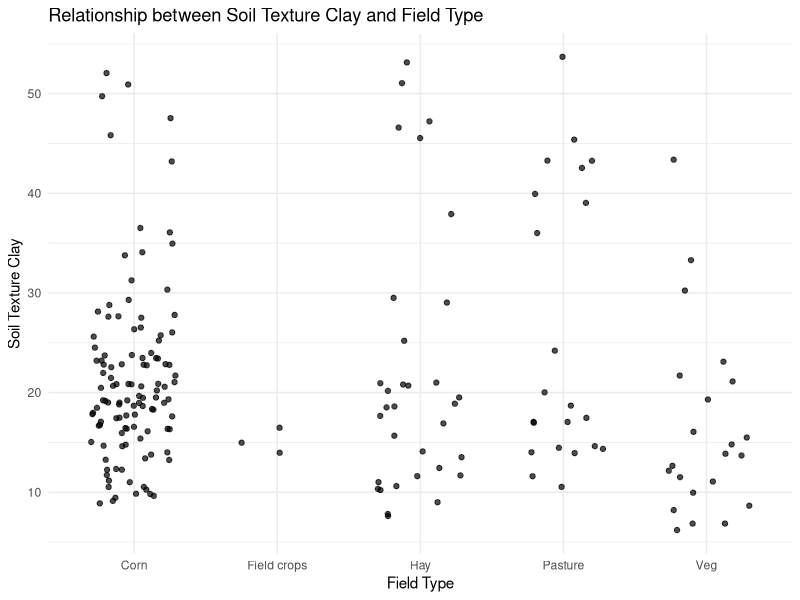
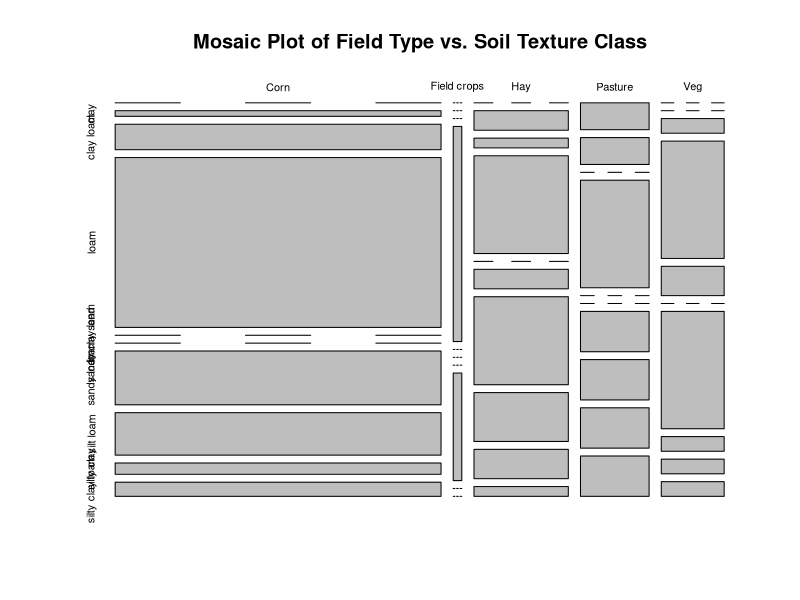
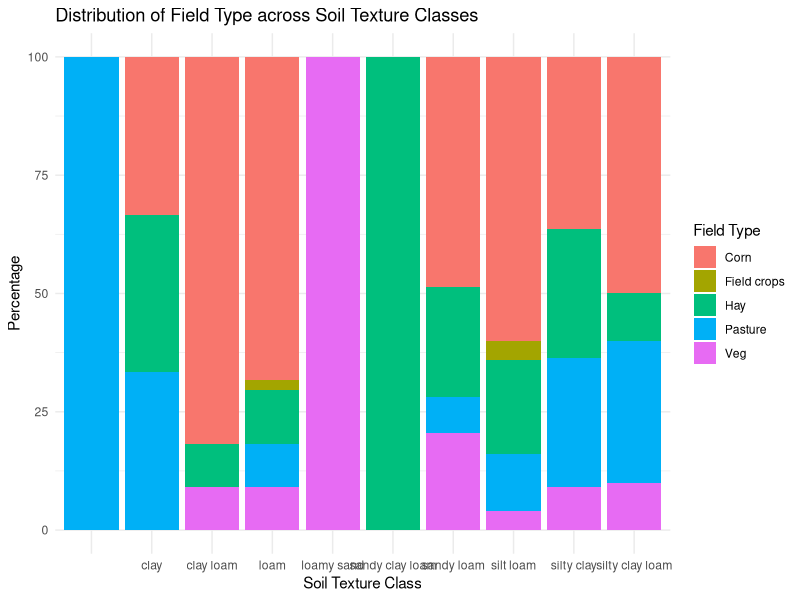
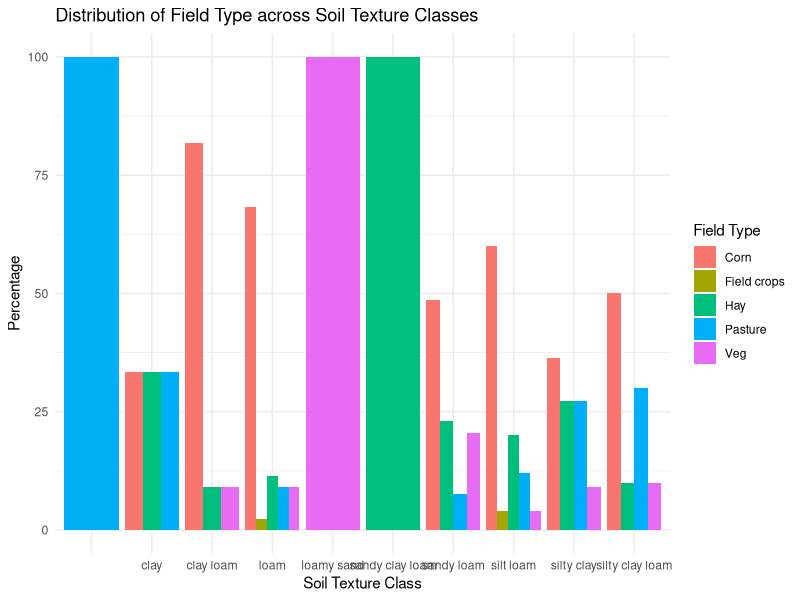
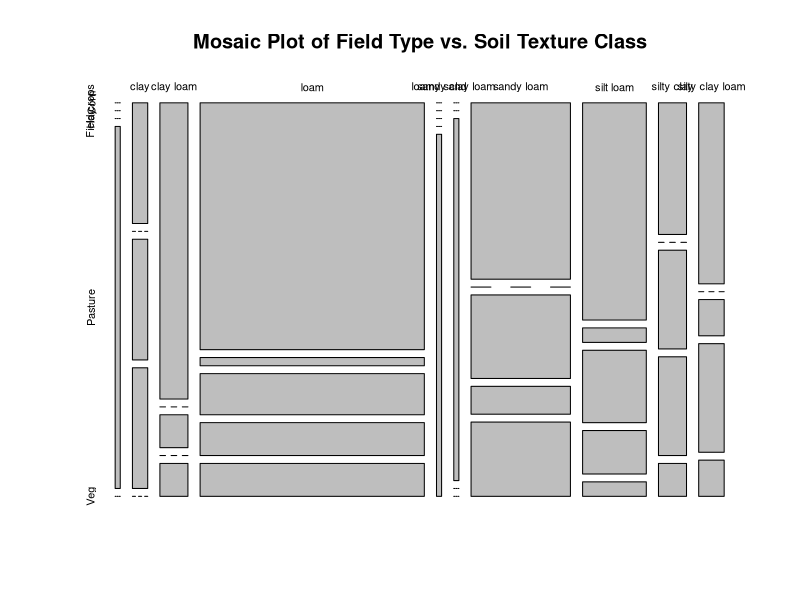

Write R code to recreate these figures, in order. (Note: this script raises an error after producing the figures.)
#Analyzing data and building linear models with mgPOM as response variable

#setwd("/Users/f003833/Documents/GitHub/FracFarmVT") #caitlin
setwd("C:/Users/F004SPC/Documents/GitHub/FracFarmVT") #erin

#load your libraries
library(tidyverse)
library(ggplot2)
library(dplyr)
library(corrplot)
library(emmeans)
library(nlme)
library(ggeffects)
library (gmodels)
library(reshape2)

##call in the analytical data
data <- read.csv("data.csv")
View(data)

# test for differences in OM for field types

# Perform ANOVA
anova_result <- aov(OM30 ~ Type.x, data = data)

# Summary of ANOVA
summary(anova_result)

# Conduct post-hoc tests using Tukey's HSD test for pairwise comparisons
posthoc <- emmeans(anova_result, ~ Type.x)

# Print pairwise comparisons
print(posthoc, type = "compact")

# Use table() function to count occurrences of each field type
type_counts <- table(data$Type.x)

# Print the counts
print(type_counts)


# Example ANOVA
anova_model <- aov(soil_texture_clay ~ Type.x, data = data)

# Summary of ANOVA
summary(anova_model)

# Example linear regression
lm_model <- lm(soil_texture_clay ~ Type.x, data = data)

# Summary of linear regression
summary(lm_model)

# Example Tukey's HSD test for post-hoc analysis
tukey_test <- TukeyHSD(anova_model)

# View Tukey's HSD test results
print(tukey_test)

# test for differences in soil texture class for field types
#all CIs overlap indicatin no sigficant difference
# Perform ANOVA
anova_result <- aov(soil_texture_clay ~ Type.x, data = data)
# Summary of ANOVA
summary(anova_result)
# Conduct post-hoc tests using Tukey's HSD test for pairwise comparisons
posthoc <- emmeans(anova_result, ~ Type.x)
# Print pairwise comparisons
print(posthoc, type = "compact")


# Example scatter plot with jitter
ggplot(data, aes(x = Type.x, y = soil_texture_clay)) +
  geom_jitter(width = 0.3, height = 0, alpha = 0.7) +
  labs(x = "Field Type", y = "Soil Texture Clay") +
  ggtitle("Relationship between Soil Texture Clay and Field Type") +
  theme_minimal()

# Example contingency table
cont_table <- table(data$Type.x, data$soil_texture_class)

# View the contingency table
cont_table
# Load necessary library
library(vcd)  # For mosaic plot

# Example mosaic plot
mosaicplot(cont_table, main = "Mosaic Plot of Field Type vs. Soil Texture Class")

# Summarize the data by soil_texture_class and Type.x
summary_data <- data %>%
  group_by(soil_texture_class, Type.x) %>%
  summarise(count = n()) %>%
  mutate(percent = count / sum(count) * 100)  # Calculate percentage within each soil_texture_class

# Plot stacked bar plot
library(ggplot2)
ggplot(summary_data, aes(x = soil_texture_class, y = percent, fill = Type.x)) +
  geom_bar(stat = "identity", position = "stack") +
  labs(x = "Soil Texture Class", y = "Percentage", fill = "Field Type") +
  ggtitle("Distribution of Field Type across Soil Texture Classes") +
  theme_minimal()

# Plot grouped bar plot
ggplot(summary_data, aes(x = soil_texture_class, y = percent, fill = Type.x)) +
  geom_bar(stat = "identity", position = "dodge") +
  labs(x = "Soil Texture Class", y = "Percentage", fill = "Field Type") +
  ggtitle("Distribution of Field Type across Soil Texture Classes") +
  theme_minimal()

# Example of performing chi-square test
cont_table <- table(data$soil_texture_class, data$Type.x)
chi_square_test <- chisq.test(cont_table)

# View the contingency table
print(cont_table)

# View the chi-square test results
print(chi_square_test)

# Perform chi-square test
cont_table <- table(data$soil_texture_class, data$Type.x)
chi_square_test <- chisq.test(cont_table)

# Residual analysis
residuals <- residuals(chi_square_test)

# View residuals
print(residuals)

# Compute adjusted residuals
adjusted_res <- chisq.test(cont_table)$residuals

# View adjusted residuals
print(adjusted_res)

# Example of mosaic plot
library(vcd)
mosaicplot(cont_table, main = "Mosaic Plot of Field Type vs. Soil Texture Class")

# Use table() function to count occurrences of each field type
type_counts <- table(data$Type.x)

# Print the counts
print(type_counts)


# Create a contingency table
contingency_table <- table(data$Type.x, data$soil_texture_class)

# Print the contingency table
print(contingency_table)

# Perform chi-square test of independence
chi2_test <- chisq.test(contingency_table)

# Print the chi-square test results
print(chi2_test)

# chi test shows that this is a significant association between field trye and soil texture class

# Create a contingency table
contingency_table <- table(data$Type.x, data$soil_texture_class)

# Convert contingency table to data frame for plotting
contingency_df <- as.data.frame.matrix(contingency_table)

# Reshape data for plotting (optional, depending on how you want to visualize)

contingency_melted <- melt(contingency_df)

# Plot clustered bar plot
ggplot(contingency_melted, aes(x = soil_texture_class, y = value, fill = Type.x)) +
  geom_bar(stat = "identity", position = "dodge") +
  labs(x = "Soil Texture Class", y = "Count") +
  ggtitle("Distribution of Field Types by Soil Texture") +
  theme_minimal()

library(gplots)
# Plot heatmap of contingency table
heatmap.2(as.matrix(contingency_table),
          trace = "none",
          col = heat.colors(length(unique(data$Type.x))),
          dendrogram = "row",
          main = "Association between Field Type and Soil Texture",
          xlab = "Soil Texture Class",
          ylab = "Field Type")

#soil health regression

# Perform linear regression
regression_model <- lm(mgCpergSoilP ~ overall.score, data = data)

# Summarize the regression model
summary(regression_model)

# Create a plot with the regression line
ggplot(data, aes(x = overall.score, y = mgCpergSoilP)) +
  geom_point() +
  geom_smooth(method = "lm", col = "blue") +
  labs(title = "Linear Regression of mgCpergSoilP on overall.score",
       x = "Overall Score",
       y = "mgC per g Soil P") +
  theme_minimal()

#Correlation plot
cordata <- cor(data[,c("mgCpergSoilP","overall.score","mgCpergSoilM","logitpropM")], use="pairwise.complete.obs", method="pearson")
corrplot(cordata)
cordata

#view na for ph: Z1, Z2 are truly NA
missing_ph <- subset(data, is.na(ph) | ph == "")
missing_field_codes <- missing_ph$Field_Code
print(missing_field_codes)

missing_mgCpergSoilP <- subset(data, is.na(mgCpergSoilP) | mgCpergSoilP == "")
missing_field_codes <- missing_mgCpergSoilP$Field_Code
print(missing_field_codes)

#First, graphically explore relationships among independent variables to look for interactions


data <- data %>% 
  mutate(claycategory=cut(soil_texture_clay, breaks=c(-Inf, 14, 24, Inf), labels=c("low","med", "high")))

ggplot(data=data, aes(x=tmeanC, y=mgCpergSoilP, col=soil_texture_clay))+ 
  geom_point()+
  geom_smooth(method=lm)+
  facet_wrap(~ claycategory, ncol=1, scales="free_x")

data <- data %>% 
  mutate(claycategory=cut(soil_texture_clay, breaks=c(-Inf, 14, 24, Inf), labels=c("low","med", "high")))

ggplot(data=data, aes(x=ppt.cm, y=mgCpergSoilP, col=soil_texture_clay))+ 
  geom_point()+
  geom_smooth(method=lm)+
  facet_wrap(~ claycategory, ncol=1, scales="free_x")

data <- data %>% 
  mutate(claycategory=cut(soil_texture_clay, breaks=c(-Inf, 14, 24, Inf), labels=c("low","med", "high")))

ggplot(data=data, aes(x=ph, y=mgCpergSoilP, col=soil_texture_clay))+ 
  geom_point()+
  geom_smooth(method=lm)+
  facet_wrap(~ claycategory, ncol=1, scales="free_x")

data <- data %>% 
  mutate(claycategory=cut(soil_texture_clay, breaks=c(-Inf, 14, 24, Inf), labels=c("low","med", "high")))

ggplot(data=data, aes(x=aggregate_stability, y=mgCpergSoilP, col=soil_texture_clay))+ 
  geom_point()+
  geom_smooth(method=lm)+
  facet_wrap(~ claycategory, ncol=1, scales="free_x")

data <- data %>% 
  mutate(claycategory=cut(soil_texture_clay, breaks=c(-Inf, 14, 24, Inf), labels=c("low","med", "high")))

ggplot(data=data, aes(x=active_carbon, y=mgCpergSoilP, col=soil_texture_clay))+ 
  geom_point()+
  geom_smooth(method=lm)+
  facet_wrap(~ claycategory, ncol=1, scales="free_x")

#more interactions with ph
summary(data$ph)

data <- data %>% 
  mutate(phcategory=cut(ph, breaks=c(-Inf,6,7, Inf), labels=c("low","med","high")))

ggplot(data=data, aes(x=tmeanC, y=mgCpergSoilP, col=ph))+ 
  geom_point()+
  geom_smooth(method=lm)+
  facet_wrap(~ phcategory, ncol=1, scales="free_x")

data <- data %>% 
  mutate(phcategory=cut(ph, breaks=c(-Inf,6,7, Inf), labels=c("low","med","high")))

ggplot(data=data, aes(x=ppt.cm, y=mgCpergSoilP, col=ph))+ 
  geom_point()+
  geom_smooth(method=lm)+
  facet_wrap(~ phcategory, ncol=1, scales="free_x")

data <- data %>% 
  mutate(phcategory=cut(ph, breaks=c(-Inf,6,7, Inf), labels=c("low","med","high")))

ggplot(data=data, aes(x=aggregate_stability, y=mgCpergSoilP, col=ph))+ 
  geom_point()+
  geom_smooth(method=lm)+
  facet_wrap(~ phcategory, ncol=1, scales="free_x")

data <- data %>% 
  mutate(phcategory=cut(ph, breaks=c(-Inf,6,7, Inf), labels=c("low","med","high")))

ggplot(data=data, aes(x=soil_texture_clay, y=mgCpergSoilP, col=ph))+ 
  geom_point()+
  geom_smooth(method=lm)+
  facet_wrap(~ phcategory, ncol=1, scales="free_x")

data <- data %>% 
  mutate(phcategory=cut(ph, breaks=c(-Inf,6,7, Inf), labels=c("low","med","high")))

ggplot(data=data, aes(x=active_carbon, y=mgCpergSoilP, col=ph))+ 
  geom_point()+
  geom_smooth(method=lm)+
  facet_wrap(~ phcategory, ncol=1, scales="free_x")

#interactions with ppt

data <- data %>% 
  mutate(pptcategory=cut(ppt.cm, breaks=c(-Inf,101.4, 110.0, Inf), labels=c("low","med","high")))

ggplot(data=data, aes(x=tmeanC, y=mgCpergSoilP, col=ppt.cm))+ 
  geom_point()+
  geom_smooth(method=lm)+
  facet_wrap(~ pptcategory, ncol=1, scales="free_x")


data <- data %>% 
  mutate(pptcategory=cut(ppt.cm, breaks=c(-Inf,101.4, 110.0, Inf), labels=c("low","med","high")))

ggplot(data=data, aes(x=aggregate_stability, y=mgCpergSoilP, col=ppt.cm))+ 
  geom_point()+
  geom_smooth(method=lm)+
  facet_wrap(~ pptcategory, ncol=1, scales="free_x")

summary(data$ppt.cm)
data <- data %>% 
  mutate(pptcategory=cut(ppt.cm, breaks=c(-Inf,101.4, 110.0, Inf), labels=c("low","med","high")))

ggplot(data=data, aes(x=tmeanC, y=mgCpergSoilP, col=ppt.cm))+ 
  geom_point()+
  geom_smooth(method=lm)+
  facet_wrap(~ pptcategory, ncol=1, scales="free_x")


data <- data %>% 
  mutate(pptcategory=cut(ppt.cm, breaks=c(-Inf,101.4, 110.0, Inf), labels=c("low","med","high")))

ggplot(data=data, aes(x=active_carbon, y=mgCpergSoilP, col=ppt.cm))+ 
  geom_point()+
  geom_smooth(method=lm)+
  facet_wrap(~ pptcategory, ncol=1, scales="free_x")

#interactions with aggregate stability
summary(data$aggregate_stability)

data <- data %>% 
  mutate(agStcategory=cut(aggregate_stability, breaks=c(-Inf,29.3, 65.6, Inf), labels=c("low","med","high")))

ggplot(data=data, aes(x=ph, y=mgCpergSoilP, col=aggregate_stability))+ 
  geom_point()+
  geom_smooth(method=lm)+
  facet_wrap(~ agStcategory, ncol=1, scales="free_x")

data <- data %>% 
  mutate(agStcategory=cut(aggregate_stability, breaks=c(-Inf,29.3, 65.6, Inf), labels=c("low","med","high")))

ggplot(data=data, aes(x=ppt.cm, y=mgCpergSoilP, col=aggregate_stability))+ 
  geom_point()+
  geom_smooth(method=lm)+
  facet_wrap(~ agStcategory, ncol=1, scales="free_x")

data <- data %>% 
  mutate(agStcategory=cut(aggregate_stability, breaks=c(-Inf,29.3, 65.6, Inf), labels=c("low","med","high")))

ggplot(data=data, aes(x=tmeanC, y=mgCpergSoilP, col=aggregate_stability))+ 
  geom_point()+
  geom_smooth(method=lm)+
  facet_wrap(~ agStcategory, ncol=1, scales="free_x")

data <- data %>% 
  mutate(agStcategory=cut(aggregate_stability, breaks=c(-Inf,29.3, 65.6, Inf), labels=c("low","med","high")))

ggplot(data=data, aes(x=soil_texture_clay, y=mgCpergSoilP, col=aggregate_stability))+ 
  geom_point()+
  geom_smooth(method=lm)+
  facet_wrap(~ agStcategory, ncol=1, scales="free_x")

data <- data %>% 
  mutate(agStcategory=cut(aggregate_stability, breaks=c(-Inf,29.3, 65.6, Inf), labels=c("low","med","high")))

ggplot(data=data, aes(x=active_carbon, y=mgCpergSoilP, col=aggregate_stability))+ 
  geom_point()+
  geom_smooth(method=lm)+
  facet_wrap(~ agStcategory, ncol=1, scales="free_x")

#tmeanC and active carbon
summary(data$tmeanC)

data <- data %>% 
  mutate(tmeanCcategory=cut(tmeanC, breaks=c(-Inf,6.8, 7.6, Inf), labels=c("low","med","high")))

ggplot(data=data, aes(x=active_carbon, y=mgCpergSoilP, col=tmeanC))+ 
  geom_point()+
  geom_smooth(method=lm)+
  facet_wrap(~ tmeanCcategory, ncol=1, scales="free_x")

#Models
#Correlation plot
cordata <- cor(data[,c("mgCpergSoilP","ph","ppt.cm","tmeanC","aggregate_stability","soil_texture_clay","active_carbon")], use="pairwise.complete.obs", method="pearson")
corrplot(cordata)

##Linear Mixed Model for dependent variable (mgCpergSoilP)
#test without random effect, because only one value per field

m1P=gls(mgCpergSoilP~ppt.cm*tmeanC+soil_texture_clay+
          aggregate_stability+active_carbon+ 
          ph, data=data, na.action=na.exclude, method="ML")
summary(m1P)

m2P=gls(mgCpergSoilP~ppt.cm*tmeanC+soil_texture_clay+
          +aggregate_stability+active_carbon, data=data, na.action=na.exclude, method="ML")
summary(m2P)
anova(m1P, m2P)

m3P=gls(mgCpergSoilP~ppt.cm*tmeanC
           +aggregate_stability+active_carbon 
        , data=data, na.action=na.exclude, method="ML")
summary(m3P)
anova(m2P,m3P)
anova(m3P)

n <- nobs(m3P)
print(n)


# Perform ANOVA on the model
anova_result <- anova(m3P)

# Print the ANOVA table
print(anova_result)

# Extract the degrees of freedom for each variable
num_df <- anova_result$"numDF"  # Numerator degrees of freedom
den_df <- anova_result$"denDF"  # Denominator degrees of freedom

# Print the degrees of freedom
print(num_df)
print(den_df)

#pseudo R squared calculation (fit between model predicted data and actual data)
data$mgCpergSoilP.pred=as.vector(fitted(m3P))
R4=lm(mgCpergSoilP~mgCpergSoilP.pred, data=data, na.action=na.omit)
summary(R4) #r2=.4825

#check assumptions, distrubution of residuals
#final model should use REML
m3P=gls(mgCpergSoilP~ppt.cm*tmeanC
        +aggregate_stability+active_carbon,
        data=data, na.action=na.exclude, method="REML") 
summary(m3P)

F_Final <- fitted(m3P)
R_Final <- residuals(m3P, type = "pearson", scaled = TRUE)
N = !is.na(data$mgCpergSoilP)
Rfull <- NA
Rfull[N] <- R_Final
op <- par(mfrow = c(2,2), mar = c(5,4,1,1))  
plot(F_Final, R_Final)
hist(Rfull)
plot(Rfull ~ data$aggregate_stability)
plot(Rfull ~ data$soil_texture_clay)
plot(Rfull ~ data$active_carbon)
plot(Rfull ~ data$tmeanC)
plot(Rfull ~ data$ppt.cm)
plot(Rfull ~ data$ph)
par(op)

#partial residuals to test that the relationship is linear
#do these for each of the significant predictors (do green and red lines match?)

op <- par(mfrow = c(2,2), mar = c(5,4,1,1)) #this makes it so all the graphs are plotted in the same window (a 2 x 2 grid)

ppt.cm.c <- summary(m3P)$coefficients[2] #predictor coefficient
ppt.cm.pr <- Rfull + ppt.cm.c*data$ppt.cm  #Residuals + pred coef * predictor value
{scatter.smooth(data$ppt.cm, ppt.cm.pr, 
                lpars = list(col = "green", lwd = 3, lty = 3)) #residual loess
  abline(lm(ppt.cm.c*data$ppt.cm ~ data$ppt.cm), col = "red")} 

soil_texture_clay.c <- summary(m3P)$coefficients[3] #predictor coefficient
soil_texture_clay.pr <- Rfull + soil_texture_clay.c*data$soil_texture_clay  #Residuals + pred coef * predictor value
{scatter.smooth(data$soil_texture_clay, soil_texture_clay.pr, 
                lpars = list(col = "green", lwd = 3, lty = 3)) #residual loess
  abline(lm(soil_texture_clay.c*data$soil_texture_clay ~ data$soil_texture_clay), col = "red")} 

aggregate_stability.c <- summary(m3P)$coefficients[5] #predictor coefficient
aggregate_stability.pr <- Rfull + aggregate_stability.c*data$aggregate_stability  #Residuals + pred coef * predictor value
{scatter.smooth(data$aggregate_stability, aggregate_stability.pr, 
                lpars = list(col = "green", lwd = 3, lty = 3)) #residual loess
  abline(lm(aggregate_stability.c*data$aggregate_stability ~ data$aggregate_stability), col = "red")} 

active_carbon.c <- summary(m3P)$coefficients[6] #predictor coefficient
active_carbon.pr <- Rfull + active_carbon.c*data$active_carbon  #Residuals + pred coef * predictor value
{scatter.smooth(data$active_carbon, active_carbon.pr, 
                lpars = list(col = "green", lwd = 3, lty = 3)) #residual loess
  abline(lm(active_carbon.c*data$active_carbon ~ data$active_carbon), col = "red")} 

par(op)

#Visualize significant relationships

#own_theme below sets ggplot parameters for how plots should look. 
own_theme <- theme_bw(base_size = 11) +
  theme(rect = element_blank(),
        axis.ticks = element_line(color = "black"),
        axis.text = element_text(color = "black"),
        axis.line = element_line(color = "black"),
        panel.grid.minor = element_blank())

#ppt and tmeanC, option 1
summary(data$ppt.cm)
summary(data$tmeanC)

pred_pptC <- ggpredict(m3P, terms = c("ppt.cm", "tmeanC[6.8,7.5]"))
pred_pptC$tmean_group <- pred_pptC$group
levels(pred_pptC$tmean_group) <- c("low (4.5-7.2)",  
                                   "high (7.2-8.6)")
data <- data %>%
  drop_na(tmeanC) %>% 
  dplyr::mutate(tmean_group = cut(tmeanC, breaks = c(4.5,7.2,8.6)))

levels(data$tmean_group) <- c("low (4.5-7.2)",  
                              "high (7.2-8.6)")

mgPOM_pptC <-data %>% 
  ggplot() +
  geom_point(aes(x = ppt.cm, y = mgCpergSoilP, col = tmean_group), #plot your data
             size = 1.5, alpha = 0.5) +
  geom_line(pred_pptC, mapping = aes(x=x, y=predicted, col = tmean_group), #plot the model's prediction (based on linear )
            lwd = 1) +
  own_theme+
  #theme(legend.position = "none") +
  scale_y_continuous(expression("mg C in POM per g soil")) +
  scale_x_continuous(expression("Mean Annual Precipitation (cm)"),
                     label = scales::comma) +
  scale_color_manual(values = c("blue", "red")) # adjust colors if needed

mgPOM_pptC

ggsave("mgPOM_ppt_tmeanC.jpeg", width = 4, height = 3)


#ppt and tmeanC, option 2
summary(data$ppt.cm)
pred_tmeanppt <- ggpredict(m3P, terms = c("tmeanC","ppt.cm[101,110]"))
pred_tmeanppt$ppt_group <- pred_tmeanppt$group
levels(pred_tmeanppt$ppt_group) <- c("low (92-104)",  
                                   "high (104-142)")

data <- data %>%
  drop_na(ppt.cm) %>% 
   dplyr::mutate(ppt_group = cut(ppt.cm, breaks = c(92,104,142)))

 levels(data$ppt_group) <- c("low (92-104)",  
                            "high (104-142)")
 mgPOM_tmeanppt <-data %>% 
   ggplot() +
   geom_point(aes(x = tmeanC, y = mgCpergSoilP, col = ppt_group), #plot your data
              size = 1.5, alpha = 0.5) +
   geom_line(pred_tmeanppt, mapping = aes(x=x, y=predicted, col = ppt_group), #plot the model's prediction (based on linear )
             lwd = 1) +
   own_theme+
   #theme(legend.position = "none") +
   scale_y_continuous(expression("mg C in POM per g soil")) +
   scale_x_continuous(expression("Mean Annual Temperature(C)"),
                      label = scales::comma) +
   scale_color_manual(values = c("blue", "red")) # adjust colors if needed
 
 mgPOM_tmeanppt

#for agg stability 
pred_aggregate_stability <- ggpredict(m3P, terms = c("aggregate_stability"))
mgPOM_aggregate_stability <-data %>% 
  ggplot() +
  geom_point(aes(x = aggregate_stability, y = mgCpergSoilP), #plot your data
             size = 1.5, alpha = 0.5) +
  geom_line(pred_aggregate_stability, mapping = aes(x=x, y=predicted), #plot the model's prediction (based on linear )
            lwd = 1) +
  own_theme+
  theme(legend.position = "none") +
  scale_y_continuous(expression("mg C in POM per g soil"))+
  scale_x_continuous(expression("aggregate stability"),
                     label = scales::comma) 

mgPOM_aggregate_stability
ggsave("mgPOM_aggregate_stability.jpeg", width = 4, height = 3)

#Active Carbon
pred_active_carbon <- ggpredict(m3P, terms = c("active_carbon"))
mgPOM_active_carbon <-data %>% 
  ggplot() +
  geom_point(aes(x = active_carbon, y = mgCpergSoilP), #plot your data
             size = 1.5, alpha = 0.5) +
  geom_line(pred_active_carbon, mapping = aes(x=x, y=predicted), #plot the model's prediction (based on linear )
            lwd = 1) +
  own_theme+
  theme(legend.position = "none") +
  scale_y_continuous(expression("mg C in POM per g soil"))+
  scale_x_continuous(expression("active carbon"),
                     label = scales::comma) 

mgPOM_active_carbon

#ppt on own
pred_ppt <- ggpredict(m3P, terms = c("ppt.cm"))
mgPOM_ppt <-data %>% 
  ggplot() +
  geom_point(aes(x = ppt.cm, y = mgCpergSoilP), #plot your data
             size = 1.5, alpha = 0.5) +
  geom_line(pred_ppt, mapping = aes(x=x, y=predicted), #plot the model's prediction (based on linear )
            lwd = 1) +
  own_theme+
  theme(legend.position = "none") +
  scale_y_continuous(expression("mg C in POM per g soil"))+
  scale_x_continuous(expression("mean annual precipitation (cm)"),
                     label = scales::comma) 

mgPOM_ppt

#tmeanC on own
pred_temp <- ggpredict(m3P, terms = c("tmeanC"))
mgPOM_temp <-data %>% 
  ggplot() +
  geom_point(aes(x = tmeanC, y = mgCpergSoilP), #plot your data
             size = 1.5, alpha = 0.5) +
  geom_line(pred_temp, mapping = aes(x=x, y=predicted), #plot the model's prediction (based on linear )
            lwd = 1) +
  own_theme+
  theme(legend.position = "none") +
  scale_y_continuous(expression("mg C in POM per g soil"))+
  scale_x_continuous(expression("mean annual temperature (C)"),
                     label = scales::comma) 

mgPOM_temp


# Create a violin plot with individual data points
ggplot(data, aes(x = Type.x, y = mgCpergSoilP)) +
  geom_violin(trim = FALSE, fill = "lightblue") +  # Create the violin plot
  geom_jitter(width = 0.2, size = 1, color = "darkblue") +  # Add jittered points
  labs(title = "Distribution of mg POM by Field Type",
       x = "Field Type",
       y = "mgC per g Soil POM") +
  theme_minimal()  # Apply a minimal theme for a clean look   

# Create a violin plot with individual data points and mean line
ggplot(data, aes(x = Type.x, y = mgCpergSoilP, color = Type.x, fill = Type.x)) +
  geom_violin(trim = FALSE, alpha = 0.5) +  # Create the violin plot with semi-transparent fill
  geom_jitter(width = 0.2, size = 1) +  # Add jittered points
  stat_summary(fun = mean, geom = "point", shape = 23, size = 2, color = "black", fill = "yellow") +  # Add mean points
  labs(title = "Distribution of mgCpergSoilP by Field Type",
       x = "Field Type",
       y = "mgC per g Soil POM") +
  theme_minimal()  # Apply a minimal theme for a clean look

# Create a violin plot with individual data points and mean line for soil texture class
ggplot(data, aes(x = soil_texture_class, y = mgCpergSoilP, color = soil_texture_class, fill = soil_texture_class)) +
  geom_violin(trim = FALSE, alpha = 0.5) +  # Create the violin plot with semi-transparent fill
  geom_jitter(width = 0.2, size = 1) +  # Add jittered points
  stat_summary(fun = mean, geom = "point", shape = 23, size = 2, color = "black", fill = "yellow") +  # Add mean points
  labs(title = "Distribution of mgCpergSoilP by Field Type",
       x = "Soil Texture Class",
       y = "mgC per g Soil POM") +
  theme_minimal()  # Apply a minimal theme for a clean look

# Create a violin plot with individual data points and mean line for soil texture class
ggplot(data, aes(x = soil_texture_class, y = mgCpergSoilP, color = soil_texture_class, fill = soil_texture_class)) +
  geom_violin(trim = FALSE, alpha = 0.5) +  # Create the violin plot with semi-transparent fill
  geom_jitter(width = 0.2, size = 1) +  # Add jittered points
  stat_summary(fun = mean, geom = "point", shape = 23, size = 2, color = "black", fill = "yellow") +  # Add mean points
  labs(title = "Distribution of mgCpergSoilP by Soil Texture Class",
       x = "Soil Texture Class",
       y = "mgC per g Soil POM") +
  theme_minimal() +  # Apply a minimal theme for a clean look
  theme(axis.text.x = element_text(angle = 45, hjust = 1, size = 10),  # Adjust text angle, justification, and size
        plot.margin = margin(5, 5, 10, 5))  # Increase the bottom margin to give more space to labels

# Load necessary library
library(ggplot2)  # For plotting


# Get unique options in soil_texture_class
unique_soil_texture <- unique(data$soil_texture_class)

# Print the unique options
print(unique_soil_texture)

view(data$soil_texture_clay)

# Example data generation (replace with your actual data)
set.seed(123)
data <- data.frame(
  soil_texture_class = sample(c("Sandy", "Loam", "Clayey"), 100, replace = TRUE),
  Type.x = sample(c("Corn", "field crops", "hay", "pasture", "Veg", "corn"), 100, replace = TRUE),
  mgCpergSoilP = rnorm(100, mean = 10, sd = 2)
)

# Create a boxplot or violin plot
ggplot(data, aes(x = cut(soil_texture_clay, breaks = 5), y = Type.x)) +
  geom_boxplot() +  # or geom_violin() for a violin plot
  labs(x = "Soil Texture Clay Levels", y = "Field Type") +
  ggtitle("Comparison of Field Types across Soil Texture Clay Levels")


# Create a violin plot with individual data points and mean line for soil texture and field type
ggplot(data, aes(x = soil_texture_class, y = mgCpergSoilP, fill = Type.x)) +
  geom_violin(trim = FALSE, alpha = 0.5) +  # Create the violin plot with semi-transparent fill
  geom_jitter(width = 0.2, size = 1, position = position_jitterdodge()) +  # Add jittered points, dodge by Type.x
  stat_summary(fun = mean, geom = "point", shape = 23, size = 2, color = "black", fill = "yellow", position = position_dodge(width = 0.2)) +  # Add mean points, dodge by Type.x
  labs(title = "Distribution of mgCpergSoilP by Soil Texture and Field Type",
       x = "Soil Texture Class",
       y = "mgC per g Soil POM",
       fill = "Field Type") +
  theme_minimal() +  # Apply a minimal theme for a clean look
  theme(axis.text.x = element_text(angle = 45, hjust = 1, size = 10),  # Adjust text angle, justification, and size
        plot.margin = margin(5, 5, 10, 5))  # Increase the bottom margin to give more space to labels


#anova by field type to see differences 
field_anova<- aov(mgCpergSoilP~Type.x, data=data)
summary(field_anova)  

TukeyHSD(field_anova)

#anova by soil texture class to see differences 
texture_anova<- aov(mgCpergSoilP~soil_texture_class, data=data)
summary(texture_anova)  

TukeyHSD(texture_anova)
